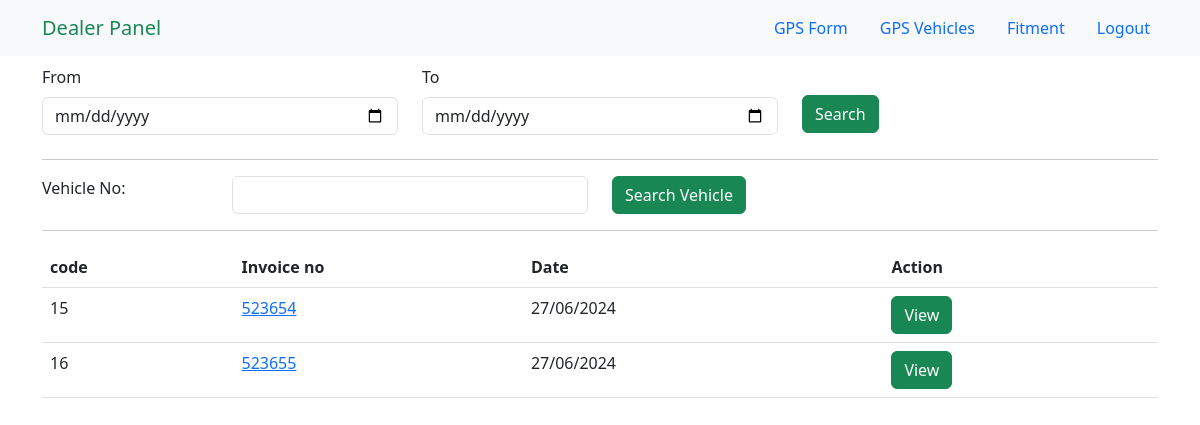
Before: /gps_search/ with the older database file.
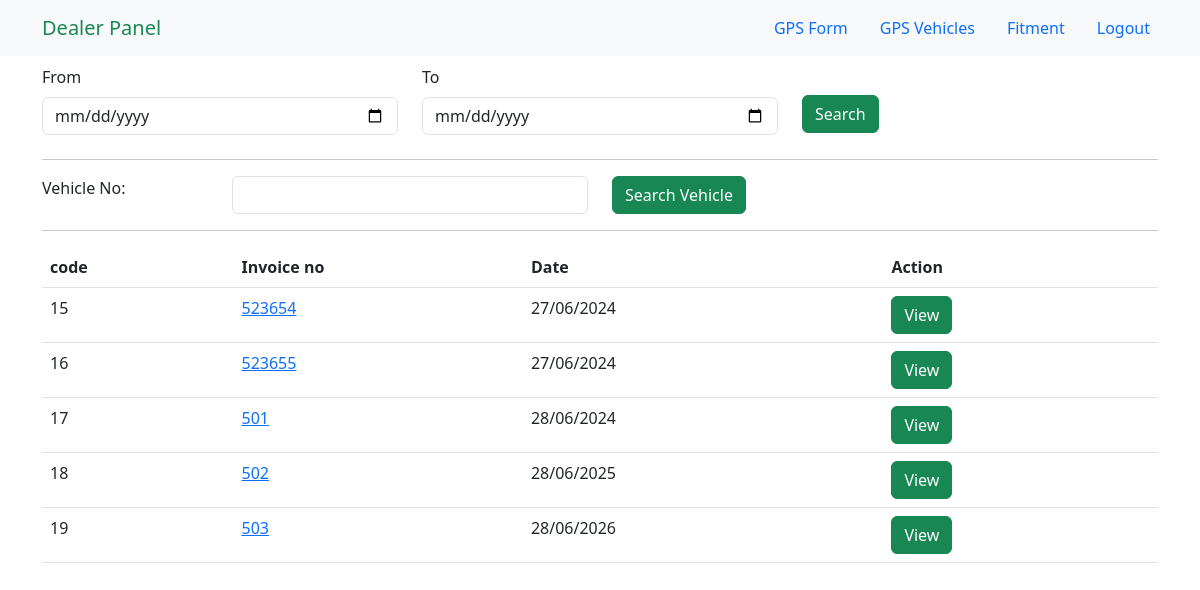
After: the same page with the newer database file.
### rtoapp/models.py (models this page shows, shortened)
class gpsVehicle(models.Model):
    invoice_no = models.CharField(max_length=100)
    gps_serial_no = models.CharField(max_length=100,null=True)
    gps_model = models.CharField(max_length=100,null=True)
    registration_date = models.IntegerField()
    engine_no = models.CharField(max_length=100,null=True)
    network = models.CharField(max_length=100,null=True)
    vehicle_make = models.CharField(max_length=100,null=True)
    vehicle_model = models.CharField(max_length=100,null=True)
    registration_no = models.CharField(max_length=100,null=True)
    chassis_no = models.CharField(max_length=100,null=True)
    dealer = models.CharField(max_length=100,null=True)
    location_primary = models.CharField(max_length=100,null=True)
    customer_name = models.CharField(max_length=100,null=True)
    customer_address = models.CharField(max_length=100,null=True)
    location_secondary = models.CharField(max_length=100)
    mobile_no = models.CharField(max_length=100,null=True)
    time = models.TimeField(null=True, blank=True)
    created_at = models.DateTimeField(auto_now_add=True,null=True)

### rtoapp/views.py (the view)
# urls.py: path('gps_search/', views.gps_search, name='gps_search'),
def gps_search(request):
    if request.method == 'POST':
        from_date = request.POST.get('from_date')
        to_date = request.POST.get('to_date')
        invoice_no = request.POST.get('vecregno')
        from_date_vehicles = gpsVehicle.objects.none()
        to_date_vehicles = gpsVehicle.objects.none()
        between_vehicles = gpsVehicle.objects.none()
        vehno_vehicles = gpsVehicle.objects.none()
        if from_date:
            from_date_year = datetime.strptime(from_date, '%Y-%m-%d').year
            from_date_vehicles = gpsVehicle.objects.filter(created_at__year=from_date_year)
        if to_date:
            to_date_year = datetime.strptime(to_date, '%Y-%m-%d').year
            to_date_vehicles = gpsVehicle.objects.filter(created_at__year=to_date_year)
        if from_date and to_date:
            from_date_year = datetime.strptime(from_date, '%Y-%m-%d').year
            to_date_year = datetime.strptime(to_date, '%Y-%m-%d').year
            between_vehicles = gpsVehicle.objects.filter(created_at__year__range=[from_date_year, to_date_year])
        if invoice_no:
            vehno_vehicles = gpsVehicle.objects.filter(invoice_no__icontains=invoice_no)
            from_date_vehicles = from_date_vehicles.filter(invoice_no__icontains=invoice_no)
            to_date_vehicles = to_date_vehicles.filter(invoice_no__icontains=invoice_no)
            between_vehicles = between_vehicles.filter(invoice_no__icontains=invoice_no)
            gps_vehicles = vehno_vehicles | from_date_vehicles | between_vehicles | to_date_vehicles
        else:
            gps_vehicles = from_date_vehicles | to_date_vehicles | between_vehicles
        return render(request, 'gps_search.html', {'gps_vehicles': gps_vehicles})
    else:
        gps_vehicles = gpsVehicle.objects.all()
        return render(request, 'gps_search.html', {'gps_vehicles': gps_vehicles})

### templates/gps_search.html (shortened to what this page needs)
{% extends 'base.html' %}
{% load static %}
{% block link %} {% static 'css/search.css' %} {% endblock link %}
{% block navbar %}
{% include 'nav.html' %}
{% endblock navbar %}
{% block content %}
<body data-aos-easing="ease-in-out" data-aos-duration="1000" data-aos-delay="0">
    <main id="main" class="mt-5">
        <section class="inner-page">
            <div class="container">
                <form action="" method="post">
                    <div class="row">
                        <div class="col-md-4 col-sm-6 mb-2">
                            <label for="from_date" class="form-label">From</label>
                            <input type="date" name="from_date" id="from_date" class="form-control" value="">
                        </div>
                        <div class="col-md-4 col-sm-6 mb-2">
                            <label for="to_date" class="form-label">To</label>
                            <input type="date" name="to_date" id="to_date" class="form-control" value="">
                        </div>
                        <div class="col-md-4 col-sm-12 text-center text-sm-start" style="margin-top:30px;">
                            <input type="submit" class="btn btn-success" value="Search">
                        </div>
                    </div>
                </form>
                <hr>
                <form action="" method="post">
                    <div class="row">
                        <div class="col-lg-2">Vehicle No:</div>
                        <div class="col-lg-4 col-md-6"> <input name="vecregno" class="form-control" value=""></div>
                        <div class="col-lg-6 col-md-6 mt-2 mt-md-0"> <input type="submit" class="btn btn-success"
                                value="Search Vehicle">
                        </div>
                    </div>
                </form>
                <hr>
                <div id="table_wrapper" class="dataTables_wrapper no-footer etxt-center">
                    {% if gps_vehicles %}
                    <table class="table dataTable no-footer" id="table" aria-describedby="table_info">
                        <thead>
                            <tr>
                                <th class="sorting sorting_asc" tabindex="0" aria-controls="table" rowspan="1"
                                    colspan="1" aria-sort="ascending" aria-label="
                code
            : activate to sort column descending" style="width: 38.9px;">
                                    code
                                </th>
                                <th class="sorting" tabindex="0" aria-controls="table" rowspan="1" colspan="1"
                                    aria-label="
                Vehicle No
            : activate to sort column ascending" style="width: 81.175px;">
                                    Invoice no
                                </th>
                                <th class="sorting" tabindex="0" aria-controls="table" rowspan="1" colspan="1"
                                    aria-label="
                Date
            : activate to sort column ascending" style="width: 68.925px;">
                                    Date
                                </th>
                                <th class="sorting" tabindex="0" aria-controls="table" rowspan="1" colspan="1"
                                    aria-label="Action: activate to sort column ascending" style="width: 51.575px;">
                                    Action</th>
                            </tr>
                        </thead>
                        <tbody>
                            {% for gps_vehicle in gps_vehicles %}
                            <tr>
                                <td>{{ gps_vehicle.id }}</td>
                                <td><a href="{% url 'gps_certificate' gps_vehicle.id gps_vehicle.time %}">{{ gps_vehicle.invoice_no }}</a></td>
                                <td>{{ gps_vehicle.created_at|date:"d/m/Y" }}</td>
                                <td><a class="btn btn-success" href="{% url 'gps_certificate' gps_vehicle.id gps_vehicle.time %}">View</a></td>
                            </tr>
                            {% endfor %}
                        </tbody>
                    </table>
                    {% else %}
                    <p>No vehicles found.</p>
                    {% endif %}
                </div>
            </div>
        </section>
    </main>
    {% endblock content %}

### templates/base.html (shortened to what this page needs)
{% load static %}
<!DOCTYPE html>
<html lang="en">
<head>
    <link rel="stylesheet" href="{% block link %}{% endblock link %}">
    <link href="https://cdn.jsdelivr.net/npm/bootstrap@5.3.0-alpha1/dist/css/bootstrap.min.css" rel="stylesheet">
</head>
<body>
    {% block navbar %}{% endblock navbar %}
    {% block content %} {% endblock content %}
</body>
</html>

### templates/nav.html (shortened to what this page needs)
<nav class="navbar navbar-expand-lg bg-light fixed-top" id="mainNav">
    <div class="container">
        <a class="navbar-brand text-success fw-medium" href="#">Dealer Panel</a>
        <div class="collapse navbar-collapse" id="navbarNav">
            <ul class="navbar-nav gap-3 ms-auto">
                {% if request.path == '/gps_search/' or request.path == '/gps_details/' %}
                <li class="nav-item">
                    <a class="nav-link {% if request.path == '/gps_details/' %}text-primary fw-medium{% else %}text-primary fw-medium{% endif %}" href="{% url 'gps_details' %}">GPS Form</a>
                </li>
                <li class="nav-item">
                    <a class="nav-link {% if request.path == '/gps_search/' %}text-primary fw-medium{% else %}text-primary fw-medium{% endif %}" href="{% url 'gps_search' %}">GPS Vehicles</a>
                </li>
                {% endif %}
                <li><a class="nav-link text-primary fw-medium" href="{% url 'fitment' %}">Fitment</a></li>
                <li><a class="nav-link text-primary fw-medium" href="{% url 'logout' %}">Logout</a></li>
            </ul>
        </div>
    </div>
</nav>

Changed rows visible on the page:
added gpsVehicle: id "17", invoice_no "501", created_at "28/06/2024"
added gpsVehicle: id "18", invoice_no "502", created_at "28/06/2025"
added gpsVehicle: id "19", invoice_no "503", created_at "28/06/2026"
